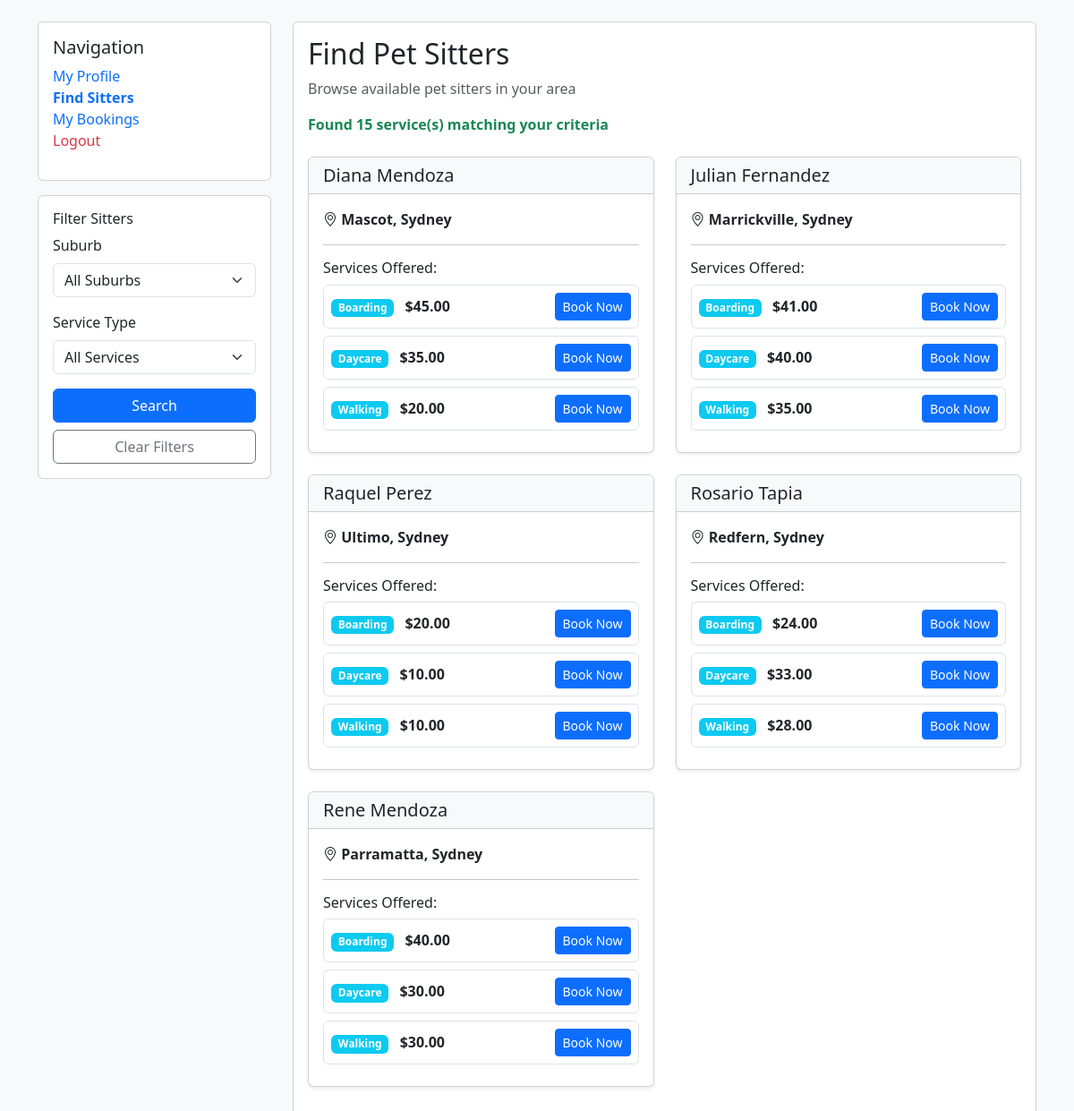
Screenshot of /search with the database file from the repository.
### database.py (models this page shows, shortened)
class User(db.Model):
    id = db.Column(db.Integer, primary_key=True)
    email = db.Column(db.String(255), unique=True, nullable=False)
    password = db.Column(db.String(255), nullable=False)
    role = db.Column(db.Enum(Role), nullable=False, default=Role.customer)
    created_at = db.Column(db.DateTime, default=datetime.utcnow)
    first_name = db.Column(db.String(100))
    last_name = db.Column(db.String(100))
    phone = db.Column(db.String(20))
    city = db.Column(db.String(100))
    suburb = db.Column(db.String(100))
    created_at = db.Column(db.DateTime, default=datetime.utcnow)
    sitter_services = db.relationship('SitterService', backref='sitter', lazy=True)
    owner_bookings = db.relationship('Booking', foreign_keys='Booking.owner_id', backref='owner', lazy=True)
    sitter_bookings = db.relationship('Booking', foreign_keys='Booking.sitter_id', backref='sitter', lazy=True)

class SitterService(db.Model):
    id = db.Column(db.Integer, primary_key=True)
    sitter_id = db.Column(db.Integer, db.ForeignKey('user.id'), nullable=False)
    service_type = db.Column(db.Enum(ServiceType), nullable=False)
    fixed_rate = db.Column(db.Float, nullable=False)  # Fixed price for this service
    description = db.Column(db.Text)
    is_active = db.Column(db.Boolean, default=True)
    created_at = db.Column(db.DateTime, default=datetime.utcnow)
    updated_at = db.Column(db.DateTime, default=datetime.utcnow, onupdate=datetime.utcnow)
    bookings = db.relationship('Booking', backref='service', lazy=True)

### main.py (the view)
@app.route("/search")
def search():
    suburb = request.args.get("suburb", "")
    service_type = request.args.get("service_type", "")
    query = SitterService.query.join(User).filter(
        SitterService.is_active == True,
        User.first_name.isnot(None)  # Only show sitters who completed profile
    )
    if suburb:
        query = query.filter(User.suburb == suburb)
    if service_type:
        query = query.filter(SitterService.service_type == ServiceType(service_type))
    sitter_services = query.all()
    return render_template("search.html",
                         sitter_services=sitter_services,
                         suburb=suburb,
                         service_type=service_type,
                         suburbs=SYDNEY_SUBURBS)

### templates/search.html (shortened to what this page needs)
<!DOCTYPE html>
<html lang="en">
<head>
    <link href="https://cdn.jsdelivr.net/npm/bootstrap@5.3.2/dist/css/bootstrap.min.css" rel="stylesheet">
</head>
<body class="bg-light">
    <div class="container mt-4">
        <div class="row">
            <div class="col-md-3">
                <div class="card">
                    <div class="card-body">
                        <h5 class="card-title">Navigation</h5>
                        <ul class="list-unstyled">
                            <li><a href="{{ url_for('owner_dashboard') }}" class="text-decoration-none">My Profile</a></li>
                            <li><a href="{{ url_for('search') }}" class="text-decoration-none fw-bold">Find Sitters</a></li>
                            <li><a href="{{ url_for('owner_bookings') }}" class="text-decoration-none">My Bookings</a></li>
                            <li><a href="{{ url_for('login') }}" class="text-decoration-none text-danger">Logout</a></li>
                        </ul>
                    </div>
                </div>
                <div class="card mt-3">
                    <div class="card-body">
                        <h6 class="card-title">Filter Sitters</h6>
                        <form method="GET" action="{{ url_for('search') }}">
                            <div class="mb-3">
                                <label for="suburb" class="form-label">Suburb</label>
                                <select name="suburb" id="suburb" class="form-select">
                                    <option value="">All Suburbs</option>
                                </select>
                            </div>
                            <div class="mb-3">
                                <label for="service_type" class="form-label">Service Type</label>
                                <select name="service_type" id="service_type" class="form-select">
                                    <option value="">All Services</option>
                                </select>
                            </div>
                            <button type="submit" class="btn btn-primary w-100">Search</button>
                            <a href="{{ url_for('search') }}" class="btn btn-outline-secondary w-100 mt-2">Clear Filters</a>
                        </form>
                    </div>
                </div>
            </div>
            <div class="col-md-9">
                <div class="card">
                    <div class="card-body">
                        <h2 class="card-title">Find Pet Sitters</h2>
                        <p class="text-muted">Browse available pet sitters in your area</p>
                        {% if sitter_services %}
                            <p class="text-success mb-4">
                                <strong>Found {{ sitter_services|length }} service(s) matching your criteria</strong>
                            </p>
                        {% endif %}
                        <div class="row">
                            {% if sitter_services %}
                                {% set sitters_dict = {} %}
                                {% for sitter_id, sitter_data in sitters_dict.items() %}
                                <div class="col-md-6 mb-4">
                                    <div class="card h-100 shadow-sm">
                                        <div class="card-header bg-light">
                                            <h5 class="card-title mb-0">{{ sitter_data.sitter.first_name }} {{ sitter_data.sitter.last_name }}</h5>
                                        </div>
                                        <div class="card-body">
                                            <p class="card-text">
                                                <i class="bi bi-geo-alt"></i>
                                                <strong>{{ sitter_data.sitter.suburb }}, {{ sitter_data.sitter.city }}</strong>
                                            </p>
                                            <hr>
                                            <h6>Services Offered:</h6>
                                            <div class="services-list">
                                                {% for service in sitter_data.services %}
                                                <div class="service-item mb-2 p-2 border rounded">
                                                    <div class="d-flex justify-content-between align-items-center">
                                                        <div>
                                                            {% if service.service_type.value == 'boarding' %}
                                                                <span class="badge bg-info">Boarding</span>
                                                            {% elif service.service_type.value == 'daycare' %}
                                                                <span class="badge bg-info"> Daycare</span>
                                                            {% elif service.service_type.value == 'walking' %}
                                                                <span class="badge bg-info"> Walking</span>
                                                            {% endif %}
                                                            <strong class="ms-2">${{ "%.2f"|format(service.fixed_rate) }}</strong>
                                                        </div>
                                                        <a href="{{ url_for('book_service', sitter_id=sitter_data.sitter.id, service_type=service.service_type.value) }}"
                                                           class="btn btn-primary btn-sm">Book Now</a>
                                                    </div>
                                                </div>
                                                {% endfor %}
                                            </div>
                                        </div>
                                    </div>
                                </div>
                                {% endfor %}
                            {% endif %}
                        </div>
                    </div>
                </div>
            </div>
        </div>
    </div>
    <link rel="stylesheet" href="https://cdn.jsdelivr.net/npm/bootstrap-icons@1.11.1/font/bootstrap-icons.css">
</body>
</html>

### rows the page displays
User: sitter.first_name "Diana", sitter.last_name "Mendoza", sitter.suburb "Mascot", sitter.city "Sydney"
SitterService: service_type "Boarding", fixed_rate "45.00"
SitterService: service_type "Daycare", fixed_rate "35.00"
SitterService: service_type "Walking", fixed_rate "20.00"
User: sitter.first_name "Julian", sitter.last_name "Fernandez", sitter.suburb "Marrickville", sitter.city "Sydney"
SitterService: service_type "Boarding", fixed_rate "41.00"
SitterService: service_type "Daycare", fixed_rate "40.00"
SitterService: service_type "Walking", fixed_rate "35.00"
User: sitter.first_name "Raquel", sitter.last_name "Perez", sitter.suburb "Ultimo", sitter.city "Sydney"
SitterService: service_type "Boarding", fixed_rate "20.00"
SitterService: service_type "Daycare", fixed_rate "10.00"
SitterService: service_type "Walking", fixed_rate "10.00"
User: sitter.first_name "Rosario", sitter.last_name "Tapia", sitter.suburb "Redfern", sitter.city "Sydney"
SitterService: service_type "Boarding", fixed_rate "24.00"
SitterService: service_type "Daycare", fixed_rate "33.00"
SitterService: service_type "Walking", fixed_rate "28.00"
User: sitter.first_name "Rene", sitter.last_name "Mendoza", sitter.suburb "Parramatta", sitter.city "Sydney"
SitterService: service_type "Boarding", fixed_rate "40.00"
SitterService: service_type "Daycare", fixed_rate "30.00"
SitterService: service_type "Walking", fixed_rate "30.00"

### other values shown
{{ sitter_services|length }} "15"
